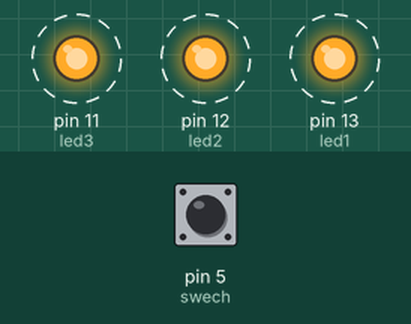
Bench run of a sketch on a simulated Arduino Uno, built with avr-gcc and run on an emulated ATmega328P. On the bench: output pins drawn as LEDs (lit = HIGH). Dashed ring = blinking. The test bench sets the inputs (shaded band); at power-on: pin 5 (swech) LOW.

Above: at 1.25 s.
1.3 s: pin 5 (swech) pulled HIGH for 0.25 s
At 2.1 s:
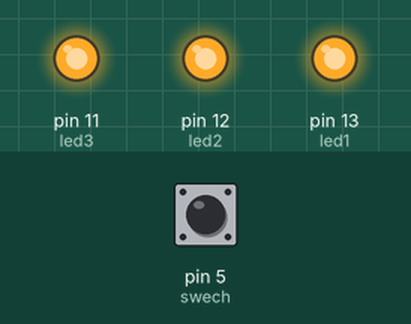
At 4.8 s:
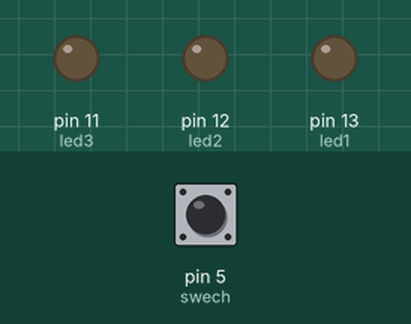
Timing chart, 0 to 10.5 s (numbered marks = the images above; inputs shaded):
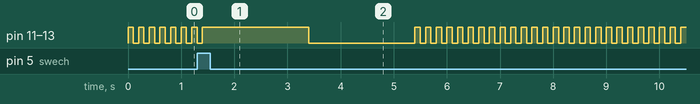

The sketch:

LED_blink_switch.ino
```cpp
#define led1 13
#define led2 12
#define led3 11
#define swech 5
void setup() {
 pinMode(led1,HIGH);
 pinMode(led2,HIGH);
 pinMode(led3,HIGH);
 pinMode(swech,INPUT);
}

void loop() {
 boolean swechval= digitalRead(swech);
 if (swechval== HIGH)
 {
   digitalWrite(led1,HIGH);
   digitalWrite(led2,HIGH);
   digitalWrite(led3,HIGH);
   delay(2000);
   digitalWrite(led1,LOW);
   digitalWrite(led2,LOW);
   digitalWrite(led3,LOW);
   delay(2000);

}
else
{
   digitalWrite(led1,HIGH);
   digitalWrite(led2,HIGH);
   digitalWrite(led3,HIGH);
   delay(100);
   digitalWrite(led1,LOW);
   digitalWrite(led2,LOW);
   digitalWrite(led3,LOW);
   delay(100);
}
}
```
